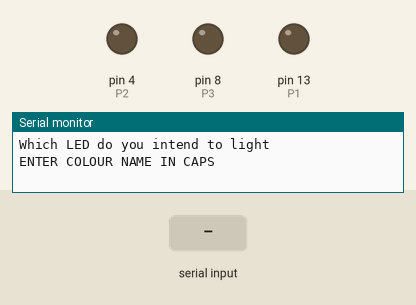
Simulated run of this sketch. Board: Arduino Uno, built with avr-gcc and run on an emulated ATmega328P. Parts: output pins drawn as LEDs (lit = HIGH), the last lines printed to the serial monitor. The inputs (shaded band) are chosen by the test bench.

Above: at 1.2 s.
1.3 s: "RED" received over Serial
At 3.2 s:
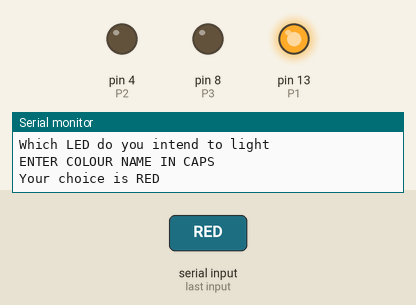
3.8 s: "GREEN" received over Serial
At 6.5 s:
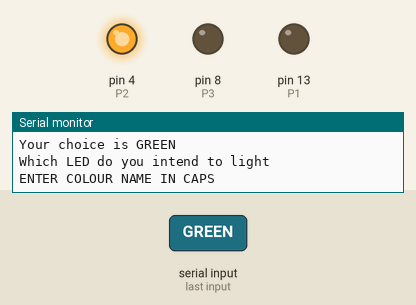
6.8 s: "BLUE" received over Serial
At 8.6 s:
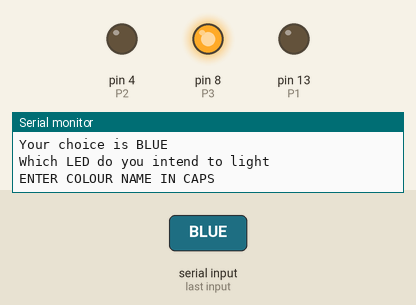
Timing chart, 0 to 10.1 s (numbered marks = the images above; inputs shaded):
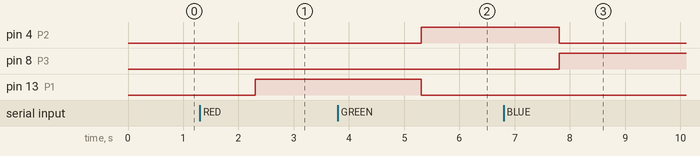

The sketch:

Colour_choice.ino
```cpp
String m1="Which LED do you intend to light";
String m2="Your choice is ";
String m3="ENTER COLOUR NAME IN CAPS";
int P1=13;
int P2=4;
int P3=8;
int t=1000;
String colour;
void setup() {
  // put your setup code here, to run once:
Serial.begin(9600);
pinMode(P1, OUTPUT);
pinMode(P2, OUTPUT);
  pinMode(P3, OUTPUT);

}

void loop() {
  // put your main code here, to run repeatedly:


  Serial.println(m1);
  Serial.println(m3);
  while(Serial.available()==0){

  }
  colour=Serial.readString();
  Serial.print(m2);
  Serial.println(colour);
  if(colour.equals("RED")){
    digitalWrite(P1,HIGH);
    digitalWrite(P3,LOW);
digitalWrite(P2,LOW);
delay(2000);
  }
  if(colour.equals("GREEN")){
    digitalWrite(P2,HIGH);
digitalWrite(P1,LOW);
    digitalWrite(P3,LOW);
  }
  if(colour.equals("BLUE")){
    digitalWrite(P3,HIGH);
digitalWrite(P2,LOW);
    digitalWrite(P1,LOW);
  }

}
```

Measured:
- after the input at 1.3 s, pin 13 (P1): LOW → HIGH after 1.0 s
- after the input at 3.8 s, pin 4 (P2): LOW → HIGH after 1.5 s; pin 13 (P1): HIGH → LOW after 1.5 s
- after the input at 6.8 s, pin 4 (P2): HIGH → LOW after 1.0 s; pin 8 (P3): LOW → HIGH after 1.0 s
